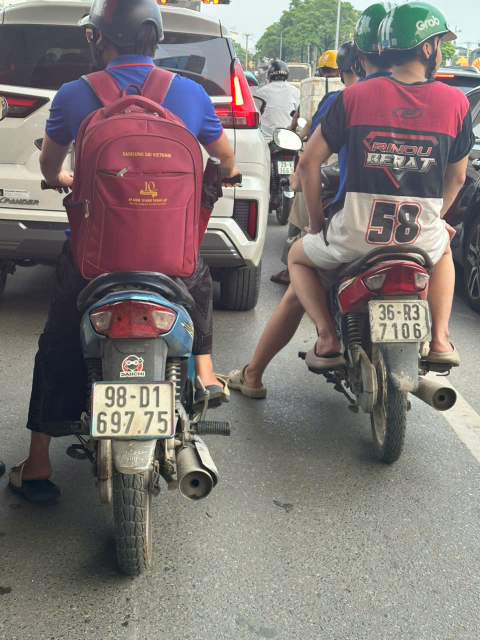
#> input picture xulyanh/data/samples/z7913179802281_4f42ce95f00c7652c1fc3e9fa2813f41.jpg, 960 x 1280 px, given as the content of the folder ../data/raw/images, which was not available (shown at 1/2 size)
$ jupyter execute data_exploration.ipynb   (text cells are left out)
#> lines starting #> are read from the running program, lines starting #| are printed output that depends on the picture; after the words box and inside, x2 and y2 are one past the last pixel; in counts of white or black regions, pixels touching at a corner belong together; pictures that were not available may be replaced by others from this repository, and a replacement may not be noted
### xulyanh/src/detection/detector.py
import cv2
import numpy as np
from pathlib import Path
from typing import List, Optional
import logging

logger = logging.getLogger(__name__)

try:
    from ultralytics import YOLO
    YOLO_AVAILABLE = True
except ImportError:
    YOLO_AVAILABLE = False
    logger.warning("ultralytics not installed. Using contour-based detector.")


class LicensePlateDetector:

    def __init__(
        self,
        model_path: Optional[str] = None,
        conf_threshold: float = 0.5,
        device: str = "cpu",
    ):
        self.conf_threshold = conf_threshold
        self.device = device
        self.model = None
        self.model_path = model_path

        if model_path and Path(model_path).is_file() and YOLO_AVAILABLE:
            self._load_model(model_path)
        else:
            logger.info("No valid YOLO model found. Using contour-based fallback.")

    # [10 lines left out: function _load_model, not called in this run]

    def detect(self, image: np.ndarray) -> List[dict]:
        if self.model is not None:
            return self._detect_yolo(image)

        return self._detect_contour(image)

    # [76 lines left out: functions _is_plate_class, _detect_yolo, not called in this run]

    def _detect_contour(self, image: np.ndarray) -> List[dict]:
        detections = []
        h, w = image.shape[:2]

        gray = cv2.cvtColor(image, cv2.COLOR_BGR2GRAY) if len(image.shape) == 3 else image.copy()
        blur = cv2.bilateralFilter(gray, 11, 17, 17)
        edged = cv2.Canny(blur, 30, 200)

        contours, _ = cv2.findContours(
            edged.copy(),
            cv2.RETR_TREE,
            cv2.CHAIN_APPROX_SIMPLE,
        )

        contours = sorted(contours, key=cv2.contourArea, reverse=True)[:20]

        for contour in contours:
            peri = cv2.arcLength(contour, True)
            approx = cv2.approxPolyDP(contour, 0.018 * peri, True)

            if len(approx) == 4:
                x, y, cw, ch = cv2.boundingRect(approx)
                aspect_ratio = cw / ch if ch > 0 else 0

                if 1.5 < aspect_ratio < 6.0 and cw > 60 and ch > 15:
                    x1 = max(0, x)
                    y1 = max(0, y)
                    x2 = min(w, x + cw)
                    y2 = min(h, y + ch)

                    crop = image[y1:y2, x1:x2]

                    detections.append(
                        {
                            "bbox": [x1, y1, x2, y2],
                            "confidence": 0.6,
                            "crop": crop,
                            "class_id": -1,
                            "class_name": "contour_fallback",
                            "class": "license_plate",
                        }
                    )

                    break

        return detections

    # [9 lines left out: function draw_detections, not called in this run]

    def get_model_info(self) -> dict:
        """Return model information."""
        return {
            "model_path": self.model_path,
            "model_loaded": self.model is not None,
            "backend": "YOLOv8" if self.model is not None else "Contour-based",
            "conf_threshold": self.conf_threshold,
            "device": self.device,
            "classes": getattr(self.model, "names", None) if self.model is not None else None,
        }

### xulyanh/src/preprocessing/plate_preprocessor.py
import cv2
import numpy as np
from typing import Tuple, List, Optional
import logging

logger = logging.getLogger(__name__)


class PlatePreprocessor:
    def __init__(
        self,
        target_size: Tuple[int, int] = (240, 80),
        enhance_contrast: bool = True,
    ):
        self.target_size = target_size  # width, height
        self.enhance_contrast = enhance_contrast

    # [736 lines left out: functions _should_invert_plate, check_and_invert, preprocess, preprocess_for_ocr, is_two_row_plate, _has_two_rows_by_projection and 17 more, not called in this run]

    def _enhance_contrast(self, gray: np.ndarray) -> np.ndarray:
        clahe = cv2.createCLAHE(clipLimit=2.0, tileGridSize=(4, 4))
        return clahe.apply(gray)

    # [24 lines left out: functions _binarize, _sharpen, not called in this run]

### xulyanh/notebooks/data_exploration.ipynb
[cell 1]
import sys
sys.path.append('../src')

import cv2
import numpy as np
import pandas as pd
import matplotlib.pyplot as plt
import matplotlib.patches as patches
from pathlib import Path
import os

DATA_DIR = Path('../data')
RAW_DIR = DATA_DIR / 'raw' / 'images'
PROCESSED_DIR = DATA_DIR / 'processed'

print('Data directory:', DATA_DIR)
print('Images found:', len(list(RAW_DIR.glob('*.jpg'))) + len(list(RAW_DIR.glob('*.png'))))

[cell 2]
# Load and display sample images
image_files = list(RAW_DIR.glob('*.jpg'))[:12]

if image_files:
    fig, axes = plt.subplots(3, 4, figsize=(16, 9))
    for ax, img_path in zip(axes.flat, image_files):
        img = cv2.imread(str(img_path))
#> img is the input picture: shape (1280, 960, 3); mean B, G, R 117, 119.2, 127.6
        img_rgb = cv2.cvtColor(img, cv2.COLOR_BGR2RGB)
        ax.imshow(img_rgb)
        ax.set_title(img_path.name[:20], fontsize=8)
        ax.axis('off')
    plt.tight_layout()
    plt.savefig('../reports/figures/sample_images.png', dpi=150)
    plt.show()
    print(f'Displayed {len(image_files)} images')
else:
    print('No images found. Add images to data/raw/images/')

[cell 3]
# Image size distribution
image_files_all = list(RAW_DIR.glob('*.jpg')) + list(RAW_DIR.glob('*.png'))
sizes = []
for f in image_files_all:
    img = cv2.imread(str(f))
    if img is not None:
        h, w = img.shape[:2]
#> h = 1280; w = 960
        sizes.append({'file': f.name, 'width': w, 'height': h, 'aspect': w/h})

if sizes:
    df = pd.DataFrame(sizes)
#> df = table of 1 rows and 4 columns
    print(df.describe())
#|        width  height  aspect
#| count    1.0     1.0    1.00
#| mean   960.0  1280.0    0.75
#| std      NaN     NaN     NaN
#| min    960.0  1280.0    0.75
#| 25%    960.0  1280.0    0.75
#| 50%    960.0  1280.0    0.75
#| 75%    960.0  1280.0    0.75
#| max    960.0  1280.0    0.75
    fig, ax = plt.subplots(1, 2, figsize=(12, 4))
    ax[0].hist2d(df['width'], df['height'], bins=20, cmap='Blues')
    ax[0].set_xlabel('Width'); ax[0].set_ylabel('Height'); ax[0].set_title('Image Size Distribution')
    ax[1].hist(df['aspect'], bins=20, color='steelblue', edgecolor='white')
    ax[1].set_xlabel('Aspect Ratio'); ax[1].set_title('Aspect Ratio Distribution')
    plt.tight_layout()
    plt.show()
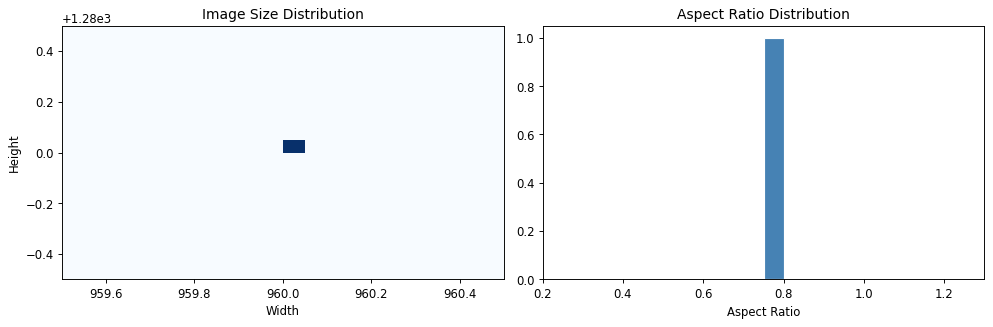
#> figure drawn by matplotlib, 2 panels; panel 2: tallest bar 1 high, from x = 0.75 to 0.8

[cell 4]
# Run detection on samples
from detection.detector import LicensePlateDetector
from preprocessing.plate_preprocessor import PlatePreprocessor

detector = LicensePlateDetector(model_path='../models/yolov8/best.pt')
preprocessor = PlatePreprocessor()

print('Detector info:', detector.get_model_info())

# Test on first image
if image_files_all:
    img = cv2.imread(str(image_files_all[0]))
    detections = detector.detect(img)
#> in _detect_contour, `gray = cv2.cvtColor(image, cv2.COLOR_BGR2GRAY) if len(image.shape) == ..`:
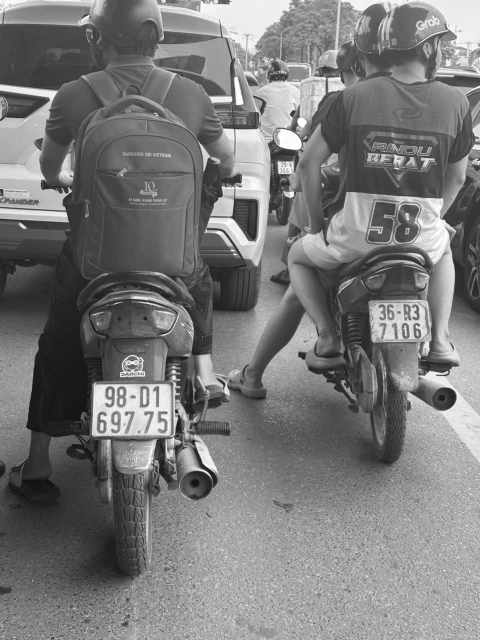
#> gray: shape (1280, 960) (shown at 1/2 size); min 10, max 255, mean 121.5
#> in _detect_contour, `edged = cv2.Canny(blur, 30, 200)`:
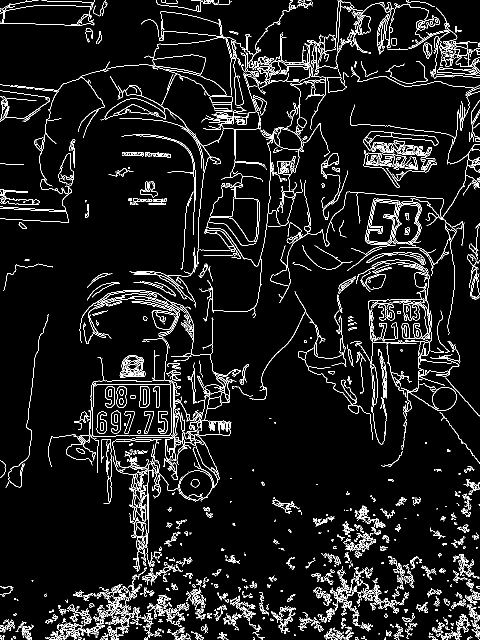
#> edged: shape (1280, 960) (shown at 1/2 size); 6.8% white in thin lines or dots
#> in _detect_contour, `contours, _ = cv2.findContours( edged.copy(), cv2.RETR_TREE, cv2.CHAIN..`: contours = 2266 contours, 1711 with area under 20; largest, box (x1, y1, x2, y2) and area: (730, 397, 843, 490) 6760, (733, 400, 796, 488) 3875, (736, 403, 793, 485) 2978, (736, 403, 793, 485) 2964, (789, 409, 838, 486) 2768
#> in _detect_contour, `contours = sorted(contours, key=cv2.contourArea, reverse=True)[:20]`: contours = 20 contours; largest, box (x1, y1, x2, y2) and area: (730, 397, 843, 490) 6760, (733, 400, 796, 488) 3875, (736, 403, 793, 485) 2978, (736, 403, 793, 485) 2964, (789, 409, 838, 486) 2768
#> the loop in _detect_contour, `for contour in contours:` made 20 passes
#> peri on passes 1 to 12: 1580.5, 372.2, 344, 342.3, 236.1, 260.5, 258.1, 1818.5, 268.8, 216.8, 282.4, 183.2
#> after the loop in _detect_contour, `for contour in contours:`: detections = []
#> detections = []
    print(f'Detections: {len(detections)}')
#| Detections: 0
    for d in detections:
        print(f'  bbox={d["bbox"]}, conf={d["confidence"]:.2f}')
#> this loop made 0 passes
